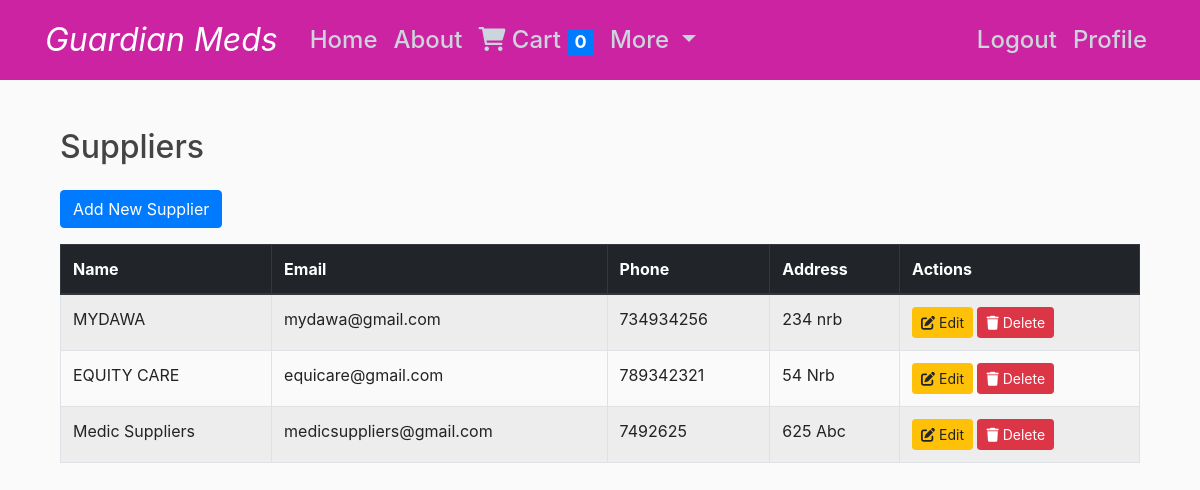
Page /suppliers/ (signed in) on the committed database.
### pharmacy/models.py (models this page shows, shortened)
class Supplier(models.Model):
    id = models.UUIDField(primary_key=True, default=uuid.uuid4, editable=False)
    name = models.CharField(max_length=255)
    contact_email = models.EmailField()
    contact_phone = models.CharField(max_length=15)
    address = models.TextField()
    created_at = models.DateTimeField(auto_now_add=True)

### pharmacy/views.py (the view)
# urls.py: path('suppliers/', views.list_suppliers, name='supplier_list'),
def list_suppliers(request):
    suppliers = Supplier.objects.all()
    return render(request, 'pharmacy/supplier_list.html', {'suppliers': suppliers})

### pharmacy/templates/pharmacy/supplier_list.html
{% extends "pharmacy/base.html" %}
{% block content %}
<div class="container my-5">
    <h2 class="mb-4">Suppliers</h2>
    <a href="{% url 'supplier_create' %}" class="btn btn-primary mb-3">Add New Supplier</a>
    <div class="table-responsive">
        <table class="table table-bordered table-striped">
            <thead class="thead-dark">
                <tr>
                    <th>Name</th>
                    <th>Email</th>
                    <th>Phone</th>
                    <th>Address</th>
                    <th>Actions</th>
                </tr>
            </thead>
            <tbody>
                {% for supplier in suppliers %}
                <tr>
                    <td>{{ supplier.name }}</td>
                    <td>{{ supplier.contact_email }}</td>
                    <td>{{ supplier.contact_phone }}</td>
                    <td>{{ supplier.address }}</td>
                    <td>
                        <a href="{% url 'supplier_update' supplier.id %}" class="btn btn-sm btn-warning">
                            <i class="fas fa-edit"></i> Edit
                        </a>
                        <a href="{% url 'supplier_delete' supplier.id %}" class="btn btn-sm btn-danger">
                            <i class="fas fa-trash"></i> Delete
                        </a>
                    </td>
                </tr>
                {% endfor %}
            </tbody>
        </table>
    </div>
</div>
{% endblock %}

### pharmacy/static/pharmacy/main.css (style rules this page uses)
body { background: #fafafa; color: #242222; margin-top: 5rem; }
h1, h2, h3, h4, h5, h6 { color: #444444; }

### rows in the picture
Supplier: name "MYDAWA", contact_email "mydawa@gmail.com", contact_phone "734934256", address "234 nrb"
Supplier: name "EQUITY CARE", contact_email "equicare@gmail.com", contact_phone "789342321", address "54 Nrb"
Supplier: name "Medic Suppliers", contact_email "medicsuppliers@gmail.com", contact_phone "7492625", address "625 Abc"

### other values in the picture
{{ cart_count|default:0 }} "0"
